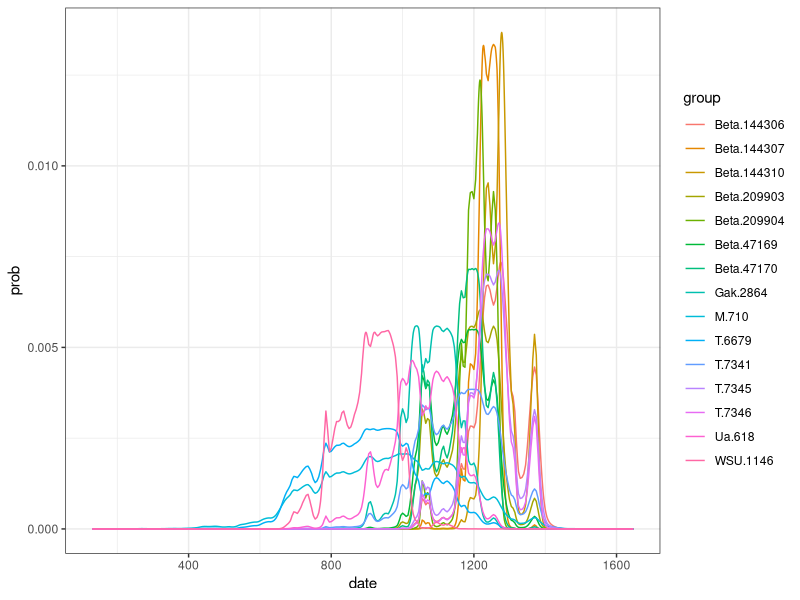

This figure's R source:
library(tidyr)
library(dplyr)
library(ggplot2)


d <- read.csv("data/hunt_lipo_2006.csv", skip = 13, header = TRUE)
d <- dplyr::select(d, date:M.710)
d <- gather(d, group, prob, -date)
d$date <- as.integer(d$date)
d$group <- as.factor(d$group)
d$prob <- as.numeric(d$prob)
d <- d %>% filter(date <= 1647)

# normalize each line

# plots
d %>% ggplot(aes(x = date, y = prob, color = group)) +
  geom_line() + 
  theme_bw()

p <- d %>% ggplot(aes(x = date, y = prob)) +
  geom_line() + 
  facet_grid(group ~ .) +
  scale_y_continuous(breaks=NULL) + 
  theme_bw()

g <- d %>% group_by(group) %>%
  summarize(sigma = sqrt(sum(prob * (date - sum(date * prob))^2)), 
            mu = sum(date * prob))
  
